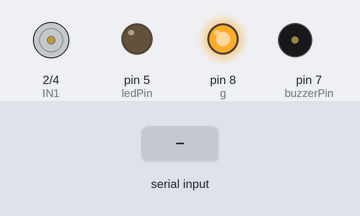
Recording of a sketch running on a simulated Arduino Uno, built with avr-gcc and run on an emulated ATmega328P. Shown: motor-driver pin pairs drawn as motors (green arrow = first pin HIGH = forward, orange = second pin HIGH = backward, longer = more drive, scaled by the enable pin), output pins drawn as LEDs (lit = HIGH), buzzer (waves = sounding, pin HIGH). The test bench sets the inputs (shaded band).

Above: at 1.2 s.
1.3 s: "right\n" received over Serial
At 1.7 s:
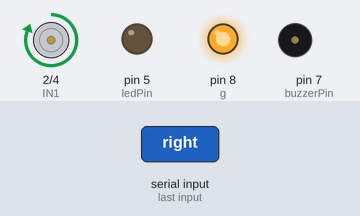
2.8 s: "left\n" received over Serial
At 4.0 s:
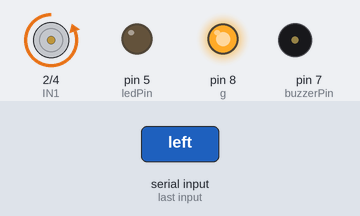
4.3 s: "down\n" received over Serial
At 5.2 s:
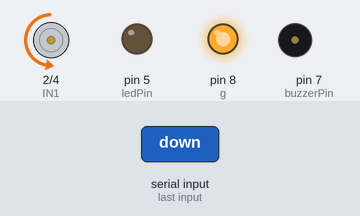
5.8 s: "up\n" received over Serial
At 6.2 s:
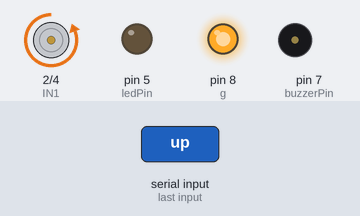
7.3 s: "child\n" received over Serial
At 7.4 s:
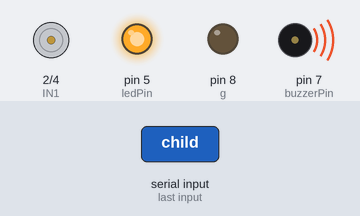
9.0 s: "right\n" received over Serial
At 10.0 s:
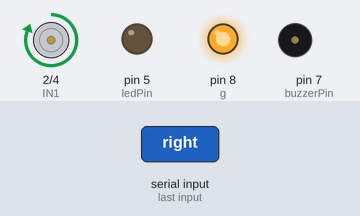
Timing chart, 0 to 11.5 s (numbered marks = the images above; inputs shaded):
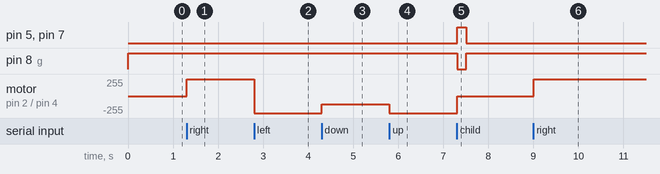

Measured:
- after the input at 1.3 s, motor on pin 2 (IN1) / pin 4 (IN2): stopped → forward 255/255 at once
- after the input at 2.8 s, motor on pin 2 (IN1) / pin 4 (IN2): forward 255/255 → backward 255/255 at once
- after the input at 4.3 s, motor on pin 2 (IN1) / pin 4 (IN2): backward 255/255 → backward 127/255 at once
- after the input at 5.8 s, motor on pin 2 (IN1) / pin 4 (IN2): backward 127/255 → backward 255/255 at once
- after the input at 7.3 s, pin 5 (ledPin), pin 7 (buzzerPin): LOW → HIGH at once, → LOW 0.20 s later; pin 8 (g): HIGH → LOW at once, → HIGH 0.20 s later; motor on pin 2 (IN1) / pin 4 (IN2): backward 255/255 → stopped at once
- after the input at 9.0 s, motor on pin 2 (IN1) / pin 4 (IN2): stopped → forward 255/255 at once

The sketch:

project_arduino_code.ino
```cpp
// Motor driver pins
const int ENA = 3; // Motor speed control (PWM)
const int IN1 = 2; // Motor direction pin 1
const int IN2 = 4; // Motor direction pin 2

// Buzzer and LED pins
const int buzzerPin = 7;
const int ledPin = 5;
const int g = 8;
const int tx = 12;
const int rx = 11;


void setup() {
  pinMode(ENA, OUTPUT);
  pinMode(IN1, OUTPUT);
  pinMode(IN2, OUTPUT);
  pinMode(buzzerPin, OUTPUT);
  pinMode(ledPin, OUTPUT);
  pinMode(g, OUTPUT);
  Serial.begin(9600); // Start serial communication
}

void loop() {
  digitalWrite(g,HIGH);
  if (Serial.available() > 0) {
    String command = Serial.readStringUntil('\n');
    if (command == "right") {
      digitalWrite(IN1, HIGH);
      digitalWrite(IN2, LOW);
      analogWrite(ENA, 255);
    } else if (command == "left") {
      digitalWrite(IN1, LOW);
      digitalWrite(IN2, HIGH);
      analogWrite(ENA, 255);
    } else if (command == "up") {
      analogWrite(ENA, 255);
    } else if (command == "down") {
      analogWrite(ENA, 127);
    } else if (command == "stop") {
      digitalWrite(IN1, LOW);
      digitalWrite(IN2, LOW);
      analogWrite(ENA, 0);
    } else if (command == "child") {
      digitalWrite(IN1, LOW);
      digitalWrite(IN2, LOW);
      digitalWrite(g,LOW);
      analogWrite(ENA, 0);
      digitalWrite(buzzerPin, HIGH);
      digitalWrite(ledPin, HIGH);
      delay(200); // Buzzer and LED on for 2 seconds
      digitalWrite(buzzerPin, LOW);
      digitalWrite(ledPin, LOW);
    }
  }
}
```
